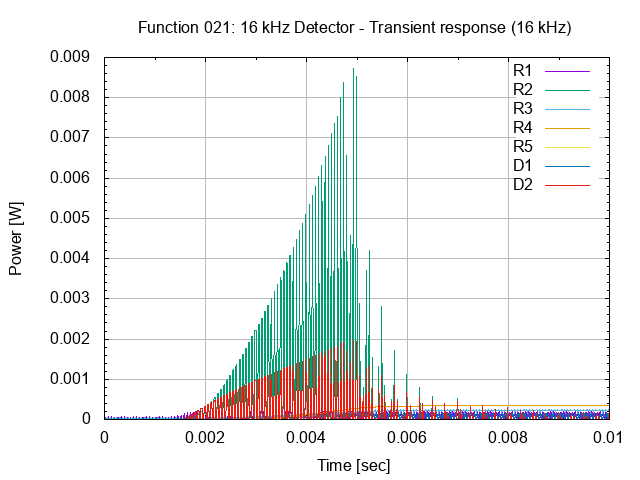

Write gnuplot code to recreate this figure.
# setup terminal
set term png

# setup graph
set output "26.021.00.03.01.png"
set title "Function 021: 16 kHz Detector - Transient response (16 kHz)"

# setup Y-axis
set grid ytics lt 1 lw 1 lc rgb "#bbbbbb"
set mytics
set ylabel "Power [W]"

# setup X-axis
set grid xtics lt 1 lw 1 lc rgb "#bbbbbb"
set mxtics
set xrange [0:0.01]
set xlabel "Time [sec]"

# setup plot style
set style data lines
plot '26.021.00.03.01.dat' using 1:2 title "R1", \
     '26.021.00.03.01.dat' using 1:3 title "R2", \
     '26.021.00.03.01.dat' using 1:4 title "R3", \
     '26.021.00.03.01.dat' using 1:5 title "R4", \
     '26.021.00.03.01.dat' using 1:6 title "R5", \
     '26.021.00.03.01.dat' using 1:7 title "D1", \
     '26.021.00.03.01.dat' using 1:8 title "D2"

# set output back to default
set output

# reset terminal type
set terminal pop
